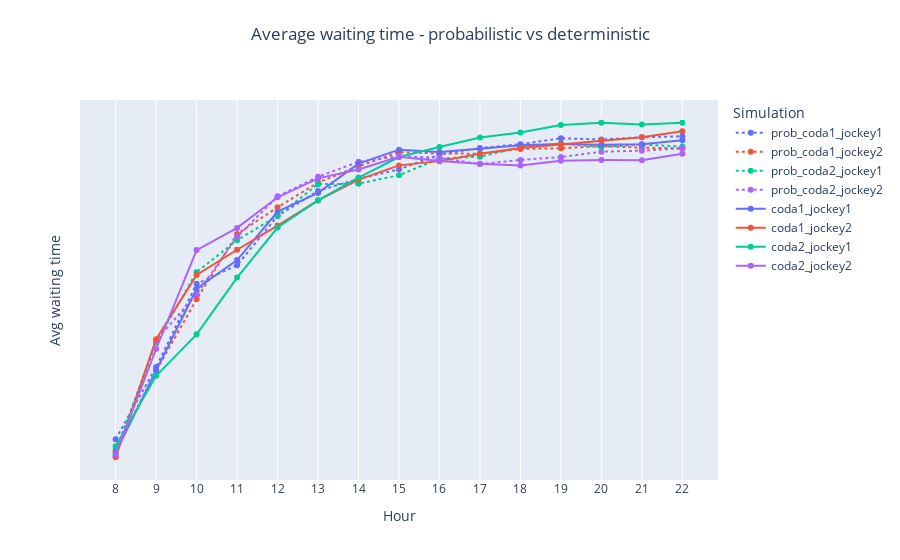

Notebook source saved alongside this figure:
### Code cell
# Average waiting time
fig =  go.Figure()

fig = add_simulation_to_plot(
    fig, df_simulations, 'prob_coda1_jockey1', "Avg_waiting_times_standard",
    line=dict(color=COLORS[0], dash='dot'))
fig = add_simulation_to_plot(
    fig, df_simulations, 'prob_coda1_jockey2', "Avg_waiting_times_standard",
    line=dict(color=COLORS[1], dash='dot'))
fig = add_simulation_to_plot(
    fig, df_simulations, 'prob_coda2_jockey1', "Avg_waiting_times_standard",
    line=dict(color=COLORS[2], dash='dot'))
fig = add_simulation_to_plot(
    fig, df_simulations, 'prob_coda2_jockey2', "Avg_waiting_times_standard",
    line=dict(color=COLORS[3], dash='dot'))
fig = add_simulation_to_plot(
    fig, df_simulations, 'coda1_jockey1', "Avg_waiting_times_standard",
    line=dict(color=COLORS[0]))
fig = add_simulation_to_plot(
    fig, df_simulations, 'coda1_jockey2', "Avg_waiting_times_standard",
    line=dict(color=COLORS[1]))
fig = add_simulation_to_plot(
    fig, df_simulations, 'coda2_jockey1', "Avg_waiting_times_standard",
    line=dict(color=COLORS[2]))
fig = add_simulation_to_plot(
    fig, df_simulations, 'coda2_jockey2', "Avg_waiting_times_standard",
    line=dict(color=COLORS[3]))


fig = decorate_figure(fig,
    title="Average waiting time - probabilistic vs deterministic",
    y_axis_title="Avg waiting time", dtick=1)

fig.show()
fig.write_image("doc/report/images/results/avg_wt_prob.png", scale=IMAGE_SCALE)

### Figure 1 — Plotly figure (JSON) as saved in the notebook; plotly's stock layout.template omitted (floating-point values rounded to 4 significant figures)
{"data": [{"line": {"color": "#636EFA", "dash": "dot"}, "mode": "lines+markers", "name": "prob_coda1_jockey1", "type": "scatter", "x": [8, 9, 10, 11, 12, 13, 14, 15, 16, 17, 18, 19, 20, 21, 22], "y": [0.01367, 0.03014, 0.04917, 0.05339, 0.06467, 0.0704, 0.07315, 0.07532, 0.07871, 0.0802, 0.08107, 0.08242, 0.08214, 0.08265, 0.08289]}, {"line": {"color": "#EF553B", "dash": "dot"}, "mode": "lines+markers", "name": "prob_coda1_jockey2", "type": "scatter", "x": [8, 9, 10, 11, 12, 13, 14, 15, 16, 17, 18, 19, 20, 21, 22], "y": [0.01124, 0.02931, 0.04563, 0.06056, 0.06665, 0.07232, 0.07602, 0.07926, 0.07894, 0.0789, 0.07998, 0.08014, 0.08064, 0.08028, 0.08012]}, {"line": {"color": "#00CC96", "dash": "dot"}, "mode": "lines+markers", "name": "prob_coda2_jockey1", "type": "scatter", "x": [8, 9, 10, 11, 12, 13, 14, 15, 16, 17, 18, 19, 20, 21, 22], "y": [0.01103, 0.03574, 0.05184, 0.05914, 0.06469, 0.07194, 0.07206, 0.07398, 0.07779, 0.07821, 0.08038, 0.08124, 0.08044, 0.081, 0.08053]}, {"line": {"color": "#AB63FA", "dash": "dot"}, "mode": "lines+markers", "name": "prob_coda2_jockey2", "type": "scatter", "x": [8, 9, 10, 11, 12, 13, 14, 15, 16, 17, 18, 19, 20, 21, 22], "y": [0.009724, 0.03627, 0.04678, 0.0599, 0.06915, 0.07364, 0.07704, 0.07833, 0.07797, 0.07652, 0.07748, 0.07812, 0.07935, 0.07959, 0.08013]}, {"line": {"color": "#636EFA"}, "mode": "lines+markers", "name": "coda1_jockey1", "type": "scatter", "x": [8, 9, 10, 11, 12, 13, 14, 15, 16, 17, 18, 19, 20, 21, 22], "y": [0.0106, 0.0294, 0.04806, 0.0546, 0.06566, 0.06994, 0.07663, 0.07982, 0.0793, 0.08004, 0.08081, 0.08114, 0.08096, 0.08106, 0.082]}, {"line": {"color": "#EF553B"}, "mode": "lines+markers", "name": "coda1_jockey2", "type": "scatter", "x": [8, 9, 10, 11, 12, 13, 14, 15, 16, 17, 18, 19, 20, 21, 22], "y": [0.009546, 0.03652, 0.0512, 0.05695, 0.06248, 0.06822, 0.07297, 0.07623, 0.0772, 0.07891, 0.0802, 0.08106, 0.08183, 0.08268, 0.08401]}, {"line": {"color": "#00CC96"}, "mode": "lines+markers", "name": "coda2_jockey1", "type": "scatter", "x": [8, 9, 10, 11, 12, 13, 14, 15, 16, 17, 18, 19, 20, 21, 22], "y": [0.01206, 0.02814, 0.03763, 0.05059, 0.06203, 0.06823, 0.07345, 0.07814, 0.08045, 0.08261, 0.08376, 0.08543, 0.08594, 0.08557, 0.08597]}, {"line": {"color": "#AB63FA"}, "mode": "lines+markers", "name": "coda2_jockey2", "type": "scatter", "x": [8, 9, 10, 11, 12, 13, 14, 15, 16, 17, 18, 19, 20, 21, 22], "y": [0.01018, 0.03427, 0.05687, 0.06194, 0.06895, 0.07327, 0.07527, 0.07817, 0.07723, 0.07662, 0.07619, 0.07729, 0.07744, 0.07742, 0.07888]}], "layout": {"legend": {"title": {"text": "Simulation"}}, "title": {"text": "Average waiting time - probabilistic vs deterministic", "x": 0.5, "xanchor": "center", "y": 0.95, "yanchor": "top"}, "xaxis": {"dtick": 1, "tick0": 0, "tickmode": "linear", "title": {"text": "Hour"}}, "yaxis": {"dtick": 1, "tick0": 0, "tickmode": "linear", "title": {"text": "Avg waiting time"}}}}
